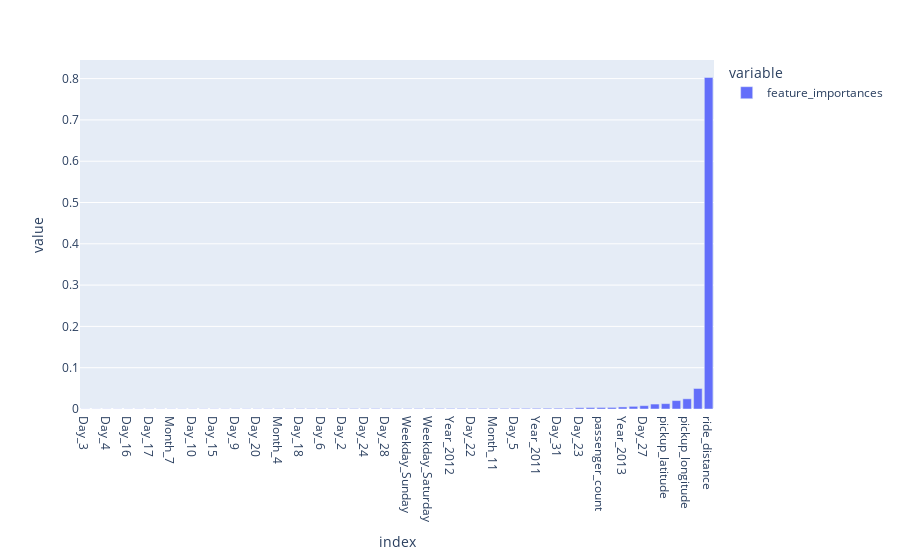

Notebook code cell kept with this figure:
### Code cell
fig = px.bar(feature_importance)
fig.show()

### Figure 1 — Plotly figure (JSON) as saved in the notebook; plotly's stock layout.template omitted (floating-point values rounded to 4 significant figures)
{"data": [{"alignmentgroup": "True", "hovertemplate": "variable=feature_importances<br>index=%{x}<br>value=%{y}<extra></extra>", "legendgroup": "feature_importances", "marker": {"color": "#636efa", "pattern": {"shape": ""}}, "name": "feature_importances", "offsetgroup": "feature_importances", "orientation": "v", "showlegend": true, "textposition": "auto", "type": "bar", "x": ["Day_3", "Day_30", "Day_4", "Day_19", "Day_16", "Month_12", "Day_17", "Day_29", "Month_7", "Day_26", "Day_10", "Month_6", "Day_15", "Day_11", "Day_9", "Day_21", "Day_20", "Month_2", "Month_4", "Day_8", "Day_18", "Day_14", "Day_6", "Month_8", "Day_2", "Day_25", "Day_24", "Weekday_Monday", "Day_28", "Month_10", "Weekday_Sunday", "Weekday_Wednesday", "Weekday_Saturday", "Month_5", "Year_2012", "Day_12", "Day_22", "Month_3", "Month_11", "Day_7", "Day_5", "Weekday_Thursday", "Year_2011", "Day_13", "Day_31", "Weekday_Tuesday", "Day_23", "Year_2010", "passenger_count", "Year_2015", "Year_2013", "Month_9", "Day_27", "Year_2014", "pickup_latitude", "dropoff_latitude", "pickup_longitude", "dropoff_longitude", "ride_distance"], "xaxis": "x", "y": [0.0003354, 0.000347, 0.0003568, 0.000361, 0.0004145, 0.0004419, 0.0004491, 0.0004666, 0.0005062, 0.0005195, 0.0005216, 0.0005242, 0.0005326, 0.0005433, 0.0005526, 0.0005546, 0.0005892, 0.0007005, 0.0007561, 0.0007635, 0.0008625, 0.0008668, 0.0009154, 0.001005, 0.001031, 0.001042, 0.001076, 0.001092, 0.00111, 0.001122, 0.001136, 0.00119, 0.001236, 0.001279, 0.001328, 0.001352, 0.001354, 0.001377, 0.001405, 0.001417, 0.001546, 0.001585, 0.001666, 0.001839, 0.001854, 0.001918, 0.003061, 0.003576, 0.003677, 0.003815, 0.004996, 0.006431, 0.008057, 0.01199, 0.01299, 0.02038, 0.0247, 0.04968, 0.8028], "yaxis": "y"}], "layout": {"barmode": "relative", "legend": {"title": {"text": "variable"}, "tracegroupgap": 0}, "margin": {"t": 60}, "xaxis": {"anchor": "y", "domain": [0, 1], "title": {"text": "index"}}, "yaxis": {"anchor": "x", "domain": [0, 1], "title": {"text": "value"}}}}
